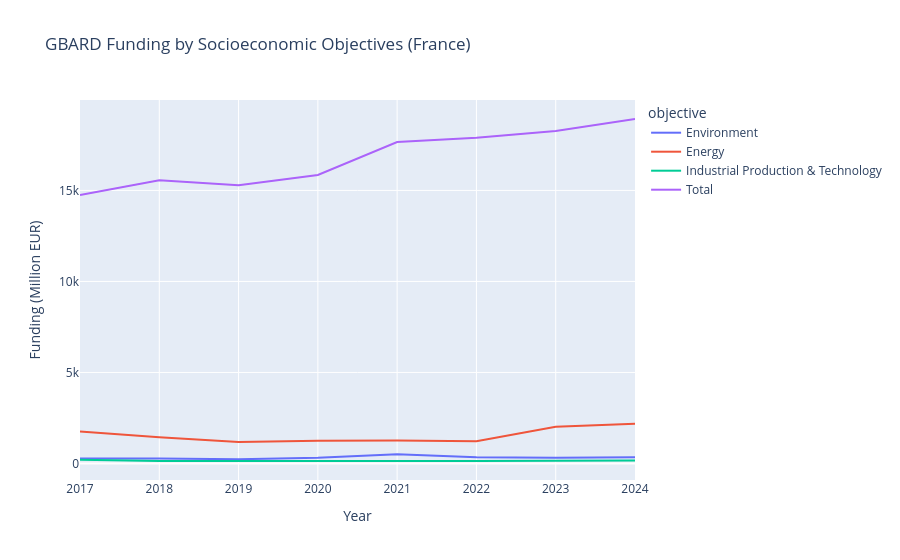
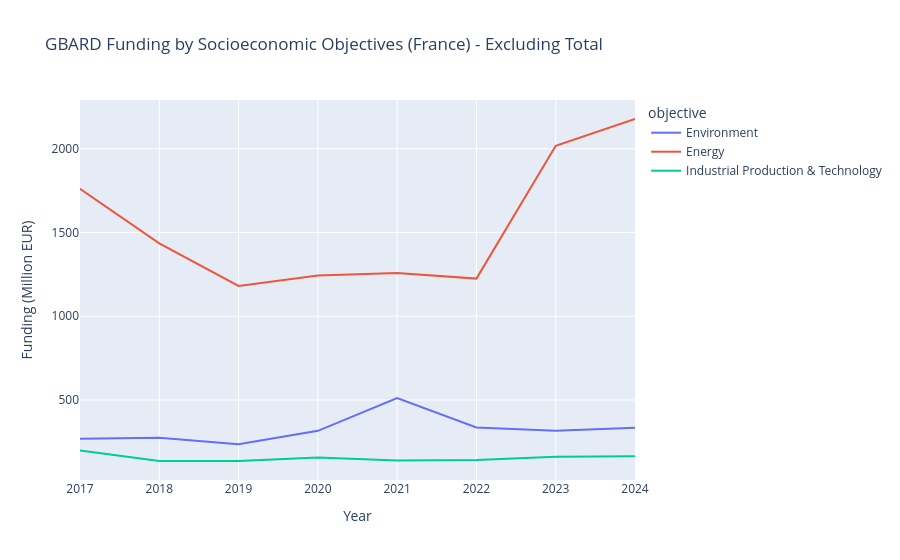

Notebook code cell kept with these figures, in order:
### Code cell
# GBARD: socioeconomic objectives (energy, industrial production, environment, total R&D expenditure)

file_path = r'D:\Python\france-battery-trade-analysis\data\GBARD_socioeco_obj.xlsx'

# Sheets 1–4 correspond to socioeconomic objectives
sheets = {1: 'Environment', 2: 'Energy', 3: 'Industrial Production & Technology', 4: 'Total'}

nabs_list = []

for sheet_idx, objective in sheets.items():
    # Read sheet without headers
    df_sheet = pd.read_excel(file_path, sheet_name=sheet_idx, header=None)
    
    # Extract years from line 9 (0-indexed row 8), skip first column (labels)
    year_row = df_sheet.iloc[8, 1:]
    years = []
    for val in year_row:
        try:
            years.append(int(val))
        except:
            continue  # skip non-numeric cells

    # Extract France row from line 11 (0-indexed row 10), skip first column
    france_row = df_sheet.iloc[10, 1:]
    funds = []
    for val in france_row:
        if pd.isna(val):
            continue
        # Remove flags, commas, etc.
        val_str = str(val).replace(',', '').replace('e','').replace(':','').strip()
        try:
            funds.append(float(val_str))
        except:
            continue

    # Ensure years and funds have same length
    if len(funds) > len(years):
        funds = funds[:len(years)]
    
    # Build DataFrame
    df_long = pd.DataFrame({'time_period': years[:len(funds)], 'funds': funds})
    df_long['objective'] = objective
    nabs_list.append(df_long)

# Combine all objectives
df_nabs_combined = pd.concat(nabs_list, ignore_index=True)

# Plot
fig_nabs = px.line(
    df_nabs_combined,
    x='time_period',
    y='funds',
    color='objective',
    title='GBARD Funding by Socioeconomic Objectives (France)',
    labels={'time_period': 'Year', 'funds': 'Funding (Million EUR)'}
)
fig_nabs.show()

# Filter out the 'Total' objective
df_nabs_no_total = df_nabs_combined[df_nabs_combined['objective'] != 'Total']

# Plot line chart without total
fig_nabs_no_total = px.line(
    df_nabs_no_total,
    x='time_period',
    y='funds',
    color='objective',
    title='GBARD Funding by Socioeconomic Objectives (France) - Excluding Total',
    labels={'time_period': 'Year', 'funds': 'Funding (Million EUR)'}
)
fig_nabs_no_total.show()

### Figure 1 — Plotly figure (JSON) as saved in the notebook; plotly's stock layout.template omitted (floating-point values rounded to 4 significant figures)
{"data": [{"hovertemplate": "objective=Environment<br>Year=%{x}<br>Funding (Million EUR)=%{y}<extra></extra>", "legendgroup": "Environment", "line": {"color": "#636efa", "dash": "solid"}, "marker": {"symbol": "circle"}, "mode": "lines", "name": "Environment", "orientation": "v", "showlegend": true, "type": "scatter", "x": [2017, 2018, 2019, 2020, 2021, 2022, 2023, 2024], "xaxis": "x", "y": [269.1, 274.7, 235.6, 315.9, 511.2, 335.9, 316.0, 334.8], "yaxis": "y"}, {"hovertemplate": "objective=Energy<br>Year=%{x}<br>Funding (Million EUR)=%{y}<extra></extra>", "legendgroup": "Energy", "line": {"color": "#EF553B", "dash": "solid"}, "marker": {"symbol": "circle"}, "mode": "lines", "name": "Energy", "orientation": "v", "showlegend": true, "type": "scatter", "x": [2017, 2018, 2019, 2020, 2021, 2022, 2023, 2024], "xaxis": "x", "y": [1761.0, 1435.0, 1181.0, 1243.0, 1257.0, 1225.0, 2017.0, 2178.0], "yaxis": "y"}, {"hovertemplate": "objective=Industrial Production & Technology<br>Year=%{x}<br>Funding (Million EUR)=%{y}<extra></extra>", "legendgroup": "Industrial Production & Technology", "line": {"color": "#00cc96", "dash": "solid"}, "marker": {"symbol": "circle"}, "mode": "lines", "name": "Industrial Production & Technology", "orientation": "v", "showlegend": true, "type": "scatter", "x": [2017, 2018, 2019, 2020, 2021, 2022, 2023, 2024], "xaxis": "x", "y": [198.3, 135.7, 135.7, 157.0, 138.3, 141.3, 161.5, 164.0], "yaxis": "y"}, {"hovertemplate": "objective=Total<br>Year=%{x}<br>Funding (Million EUR)=%{y}<extra></extra>", "legendgroup": "Total", "line": {"color": "#ab63fa", "dash": "solid"}, "marker": {"symbol": "circle"}, "mode": "lines", "name": "Total", "orientation": "v", "showlegend": true, "type": "scatter", "x": [2017, 2018, 2019, 2020, 2021, 2022, 2023, 2024], "xaxis": "x", "y": [14750.0, 15560.0, 15280.0, 15850.0, 17660.0, 17900.0, 18270.0, 18920.0], "yaxis": "y"}], "layout": {"legend": {"title": {"text": "objective"}, "tracegroupgap": 0}, "title": {"text": "GBARD Funding by Socioeconomic Objectives (France)"}, "xaxis": {"anchor": "y", "domain": [0, 1], "title": {"text": "Year"}}, "yaxis": {"anchor": "x", "domain": [0, 1], "title": {"text": "Funding (Million EUR)"}}}}

### Figure 2 — Plotly figure (JSON) as saved in the notebook; plotly's stock layout.template omitted (floating-point values rounded to 4 significant figures)
{"data": [{"hovertemplate": "objective=Environment<br>Year=%{x}<br>Funding (Million EUR)=%{y}<extra></extra>", "legendgroup": "Environment", "line": {"color": "#636efa", "dash": "solid"}, "marker": {"symbol": "circle"}, "mode": "lines", "name": "Environment", "orientation": "v", "showlegend": true, "type": "scatter", "x": [2017, 2018, 2019, 2020, 2021, 2022, 2023, 2024], "xaxis": "x", "y": [269.1, 274.7, 235.6, 315.9, 511.2, 335.9, 316.0, 334.8], "yaxis": "y"}, {"hovertemplate": "objective=Energy<br>Year=%{x}<br>Funding (Million EUR)=%{y}<extra></extra>", "legendgroup": "Energy", "line": {"color": "#EF553B", "dash": "solid"}, "marker": {"symbol": "circle"}, "mode": "lines", "name": "Energy", "orientation": "v", "showlegend": true, "type": "scatter", "x": [2017, 2018, 2019, 2020, 2021, 2022, 2023, 2024], "xaxis": "x", "y": [1761.0, 1435.0, 1181.0, 1243.0, 1257.0, 1225.0, 2017.0, 2178.0], "yaxis": "y"}, {"hovertemplate": "objective=Industrial Production & Technology<br>Year=%{x}<br>Funding (Million EUR)=%{y}<extra></extra>", "legendgroup": "Industrial Production & Technology", "line": {"color": "#00cc96", "dash": "solid"}, "marker": {"symbol": "circle"}, "mode": "lines", "name": "Industrial Production & Technology", "orientation": "v", "showlegend": true, "type": "scatter", "x": [2017, 2018, 2019, 2020, 2021, 2022, 2023, 2024], "xaxis": "x", "y": [198.3, 135.7, 135.7, 157.0, 138.3, 141.3, 161.5, 164.0], "yaxis": "y"}], "layout": {"legend": {"title": {"text": "objective"}, "tracegroupgap": 0}, "title": {"text": "GBARD Funding by Socioeconomic Objectives (France) - Excluding Total"}, "xaxis": {"anchor": "y", "domain": [0, 1], "title": {"text": "Year"}}, "yaxis": {"anchor": "x", "domain": [0, 1], "title": {"text": "Funding (Million EUR)"}}}}
